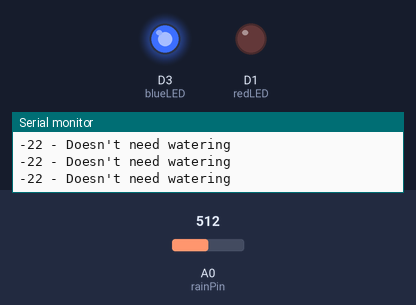
A sketch run on a simulated ESP8266 (NodeMCU). Parts: output pins drawn as LEDs (lit = HIGH), the last lines printed to the serial monitor. The test bench sets the inputs (shaded band); at power-on: A0 (rainPin) = 512. WiFi joins after 1.5 s; servers stay silent unless stated.

Above: at 5.0 s.
5.1 s: A0 (rainPin) set to 92
6.6 s: A0 (rainPin) set to 77
At 7.3 s:
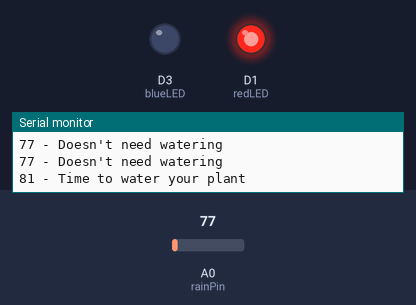
8.3 s: A0 (rainPin) set to 122
At 9.5 s:
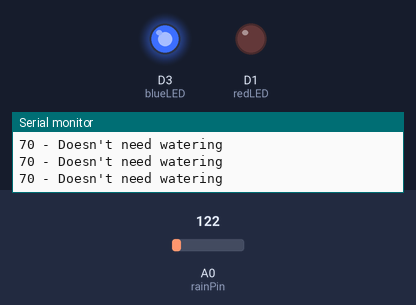
9.8 s: A0 (rainPin) set to 70
At 11.0 s:
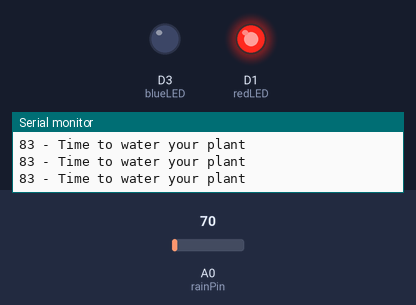
Timing chart, 0 to 12.3 s (numbered marks = the images above; inputs shaded):
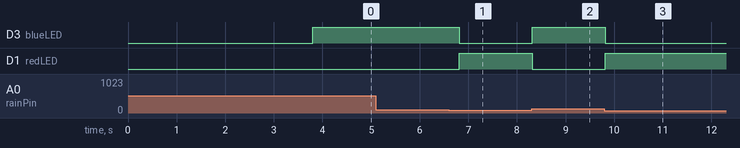

Measured:
- the behaviour switches between 84 and 83 on A0 (rainPin) (found by bisection; images 0 and 1)
- after the input at 6.6 s, D3 (blueLED): HIGH → LOW after 0.21 s; D1 (redLED): LOW → HIGH after 0.21 s
- after the input at 8.3 s, D3 (blueLED): LOW → HIGH at once; D1 (redLED): HIGH → LOW at once
- after the input at 9.8 s, D3 (blueLED): HIGH → LOW at once; D1 (redLED): LOW → HIGH at once

The sketch:

SoilSensorWithBlynk.ino
```cpp
#include <ESP8266WiFi.h>
#include <BlynkSimpleEsp8266.h>

#define rainPin A0
#define blueLED D3
#define redLED D1
#define SSID ""
#define PASS ""
#define AUTH ""

long lastConnectionTime;
int minUmidadeSolo = 80; // 0 -- 100

void FazConexaoWiFi(void)
{
    delay(1000);
    Blynk.begin(AUTH, SSID, PASS);
    delay(1000);
}
float FazLeituraUmidade(void)
{
    int ValorADC;
    float UmidadePercentual;

     ValorADC = analogRead(0);   //418 -> 1.0V

     //Quanto maior o numero lido do ADC, menor a umidade.
     //Sendo assim, calcula-se a porcentagem de umidade por:
     //
     //   Valor lido                 Umidade percentual
     //      _    0                           _ 100
     //      |                                |
     //      |                                |
     //      -   ValorADC                     - UmidadePercentual
     //      |                                |
     //      |                                |
     //     _|_  418                         _|_ 0
     //
     //   (UmidadePercentual-0) / (100-0)  =  (ValorADC - 418) / (-418)
     //      Logo:
     //      UmidadePercentual = 100 * ((418-ValorADC) / 418)

     UmidadePercentual = 100 * ((418-(float)ValorADC) / 418);
     return UmidadePercentual;
}
void sendUptime()
{
  // You can send any value at any time.
  // Please don't send more that 10 values per second.
  Blynk.virtualWrite(12, FazLeituraUmidade()); // virtual pin V12
}
void setup(){
  pinMode(rainPin, INPUT);
  pinMode(blueLED, OUTPUT);
  pinMode(redLED, OUTPUT);
  digitalWrite(blueLED, LOW);
  digitalWrite(redLED, LOW);
  Serial.begin(9600);
  lastConnectionTime = 0;
  FazConexaoWiFi();
}

void loop() {
  Blynk.run();
  // read the input on analog pin 0:
  int sensorValue = FazLeituraUmidade();
  Serial.print(sensorValue);
  Blynk.virtualWrite(12, sensorValue);
  if(sensorValue < minUmidadeSolo){
    Serial.println(" - Doesn't need watering");
    digitalWrite(redLED, LOW);
    digitalWrite(blueLED, HIGH);
  }
  else {
    Serial.println(" - Time to water your plant");
    digitalWrite(redLED, HIGH);
    digitalWrite(blueLED, LOW);
  }
  delay(500);
}
```
